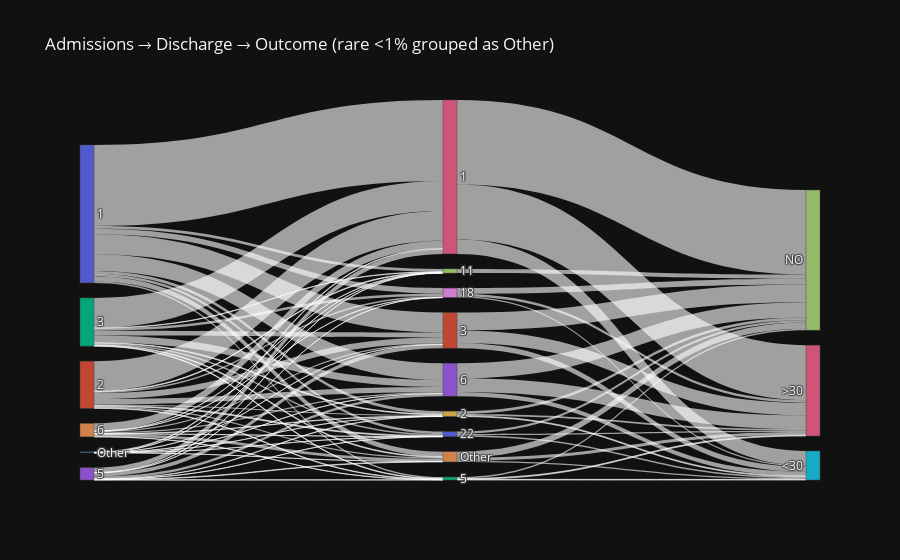

The notebook cell this image was saved under:
### Code cell
import pandas as pd
import plotly.graph_objects as go

# --- columns (rename to yours) ---
A = "admission_type_id"
B = "discharge_disposition_id"
C = "readmitted"              # your 3rd target
pct = 0.01                    # 1% threshold (per column)
ELSE = "Other"

def bucket_small(df, col, pct=0.01, else_label="Other"):
    s = df[col].astype(str).fillna("Unknown")
    vc = s.value_counts()
    total = len(s)
    small_vals = vc[vc / total < pct].index
    return s.where(~s.isin(small_vals), else_label)

# 1) Collapse rare categories per column
df2 = df.copy()
for col in [A, B, C]:
    df2[col] = bucket_small(df2, col, pct=pct, else_label=ELSE)

# 2) Aggregate flows for A→B and B→C
ab = (df2[[A, B]].groupby([A, B]).size()
      .reset_index(name="value"))
bc = (df2[[B, C]].groupby([B, C]).size()
      .reset_index(name="value"))

# 3) Build node lists (keep layers distinct to avoid loops)
A_vals = sorted(ab[A].unique().tolist())
B_vals = sorted(pd.Index(ab[B]).union(bc[B]).unique().tolist())
C_vals = sorted(bc[C].unique().tolist())

labels_pretty = A_vals + B_vals + C_vals

# index offsets
a_off = 0
b_off = len(A_vals)
c_off = b_off + len(B_vals)
a_idx = {v: a_off + i for i, v in enumerate(A_vals)}
b_idx = {v: b_off + i for i, v in enumerate(B_vals)}
c_idx = {v: c_off + i for i, v in enumerate(C_vals)}

# links
src =  ab[A].map(a_idx).tolist() +  bc[B].map(b_idx).tolist()
tgt =  ab[B].map(b_idx).tolist() +  bc[C].map(c_idx).tolist()
val =  ab["value"].tolist()      +  bc["value"].tolist()

# pin three vertical columns
xpos = [0]*len(A_vals) + [0.5]*len(B_vals) + [1]*len(C_vals)

fig = go.Figure(go.Sankey(
    node=dict(label=labels_pretty, pad=15, thickness=14, x=xpos, y=None),
    link=dict(source=src, target=tgt, value=val)
))
fig.update_layout(title="Admissions → Discharge → Outcome (rare <1% grouped as Other)")
fig.show()

### Figure 1 — Plotly figure (JSON) as saved in the notebook; plotly's stock layout.template omitted (floating-point values rounded to 4 significant figures)
{"data": [{"link": {"source": [0, 0, 0, 0, 0, 0, 0, 0, 0, 1, 1, 1, 1, 1, 1, 1, 1, 1, 2, 2, 2, 2, 2, 2, 2, 2, 2, 3, 3, 3, 3, 3, 3, 3, 3, 3, 4, 4, 4, 4, 4, 4, 4, 4, 4, 5, 5, 5, 5, 5, 5, 5, 6, 6, 6, 7, 8, 8, 8, 9, 9, 9, 10, 10, 10, 11, 11, 11, 12, 12, 12, 13, 13, 13, 14, 14, 14], "target": [6, 7, 8, 9, 10, 11, 12, 13, 14, 6, 7, 8, 9, 10, 11, 12, 13, 14, 6, 7, 8, 9, 10, 11, 12, 13, 14, 6, 7, 8, 9, 10, 11, 12, 13, 14, 6, 7, 8, 9, 10, 11, 12, 13, 14, 6, 7, 9, 10, 11, 13, 14, 15, 16, 17, 17, 15, 16, 17, 15, 16, 17, 15, 16, 17, 15, 16, 17, 15, 16, 17, 15, 16, 17, 15, 16, 17], "value": [31695, 1102, 2142, 1189, 960, 7813, 587, 6572, 1930, 11700, 250, 562, 418, 364, 2353, 235, 2059, 539, 11731, 129, 978, 256, 614, 1891, 218, 2746, 306, 1871, 95, 1, 139, 21, 1431, 71, 955, 201, 2969, 63, 8, 122, 31, 449, 73, 520, 1056, 268, 3, 4, 3, 17, 50, 6, 5602, 21517, 33115, 1642, 459, 1027, 2205, 342, 668, 1118, 552, 519, 922, 2046, 4916, 6992, 247, 350, 587, 1638, 5362, 5902, 471, 1186, 2381]}, "node": {"label": ["1", "2", "3", "5", "6", "Other", "1", "11", "18", "2", "22", "3", "5", "6", "Other", "<30", ">30", "NO"], "pad": 15, "thickness": 14, "x": [0, 0, 0, 0, 0, 0, 0.5, 0.5, 0.5, 0.5, 0.5, 0.5, 0.5, 0.5, 0.5, 1, 1, 1]}, "type": "sankey"}], "layout": {"title": {"text": "Admissions → Discharge → Outcome (rare <1% grouped as Other)"}}}
